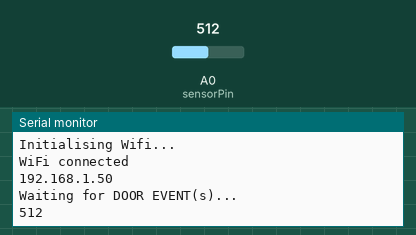
Simulated run of this sketch. Board: ESP8266 (NodeMCU). Parts: the last lines printed to the serial monitor. The inputs (shaded band) are chosen by the test bench; at power-on: A0 (sensorPin) = 512. WiFi joins after 1.5 s; servers stay silent unless stated; uploads are accepted with an empty reply.

Above: at 2.7 s.
2.8 s: A0 (sensorPin) set to 716
At 5.6 s:
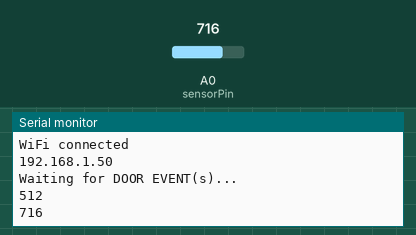
7.1 s: A0 (sensorPin) set to 900
At 9.3 s:
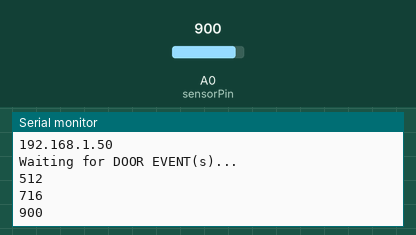
Timing chart, 0 to 10.8 s (numbered marks = the images above; inputs shaded):
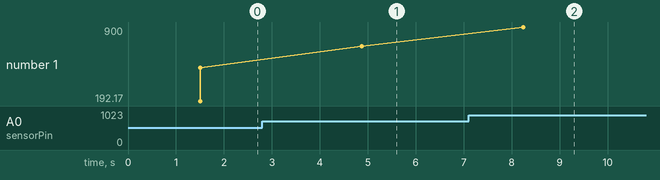

The sketch:

tecknet.ino
```cpp
#include <ESP8266WiFi.h>

#define sensorPin A0

const char * WIFI_SSID = "";
const char * WIFI_PASSWORD = "";

IPAddress ip(192,168,1,2);
IPAddress gateway(192,168,1,1);
IPAddress subnet(255,255,255,0);

const int LOOP_DELAY = 100;
const int DING_DONG_DELAY = 3000;

const int SENSOR_TRIGGER_THRESHOLD = 100;

const char * host = "192.168.1.5"; //Your PC, Laptop, RaspberryPI, etc running HTTP SERVER for receive notification
const int httpPort = 7123;
const char * url = "/";

int sensorValue = 0;

void setup() {
    pinMode(sensorPin, INPUT);

    Serial.begin(115200);

    // wait until serial port opens for native USB devices
    while (!Serial) {
        yield();
    }

    Serial.println();

    Serial.println("*********************************");
    Serial.println("DING-O-MATIC by tonikelope LOADED");
    Serial.println("*******************************\n");

    int wifi_error;

    do{

        wifi_error=0;

        Serial.println("Initialising Wifi...\n");
        WiFi.mode(WIFI_STA);
        WiFi.config(ip, gateway, subnet);
        WiFi.begin(WIFI_SSID, WIFI_PASSWORD);
        WiFi.persistent(true);
        WiFi.setAutoConnect(true);
        WiFi.setAutoReconnect(true);

        if (WiFi.waitForConnectResult() != WL_CONNECTED) {

          Serial.println("Connection Failed!");

          wifi_error = 1;

        }else{

          Serial.println("WiFi connected");

          Serial.println(WiFi.SSID());

          Serial.println(WiFi.localIP());

        }

    }while(wifi_error);

    Serial.println("\nWaiting for DOOR EVENT(s)...");

}

void loop() {
  sensorValue = analogRead(sensorPin);

  Serial.println(sensorValue);

  if(sensorValue >= SENSOR_TRIGGER_THRESHOLD){
      dingDong();
      delay(DING_DONG_DELAY);
  }

  delay(LOOP_DELAY);
}

void dingDong() {

    WiFiClient client;

    if (!client.connect(host, httpPort)) {
        Serial.println("connection failed");
        return;
    }

    client.print(String("GET ") + url + "?ext=1" + "&int=0" + "&door=0 HTTP/1.1\r\n" + "Host: " + host + "\r\n" + "Connection: close\r\n\r\n");

    while (!client.available()){
        yield();
    }

    while (client.available()) {
        client.read();
    }
}
```

Measured:
- after the input at 2.8 s, the serial monitor: prints a new line after 2.1 s (image 1)
- after the input at 7.1 s, the serial monitor: prints a new line after 1.1 s (image 2)
- plotted number 1: 512 → 716 after the input at 2.8 s, 716 → 900 after the input at 7.1 s
